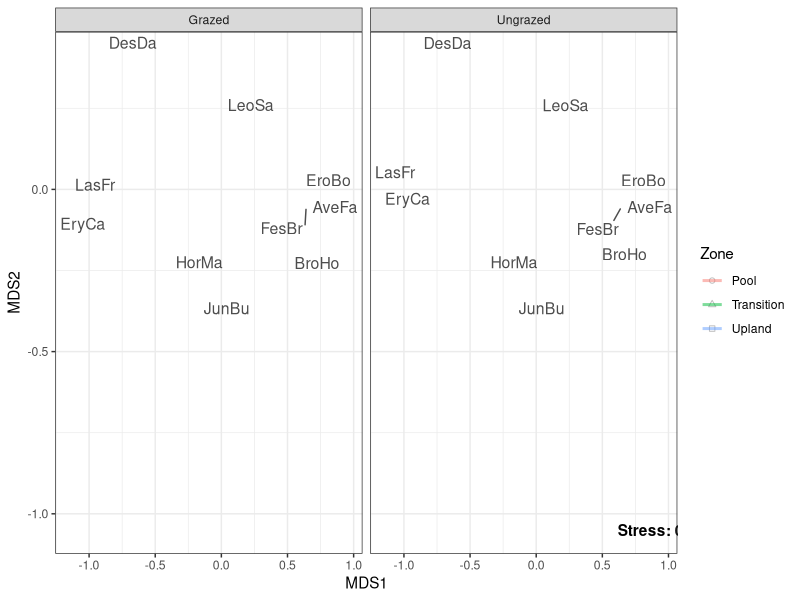
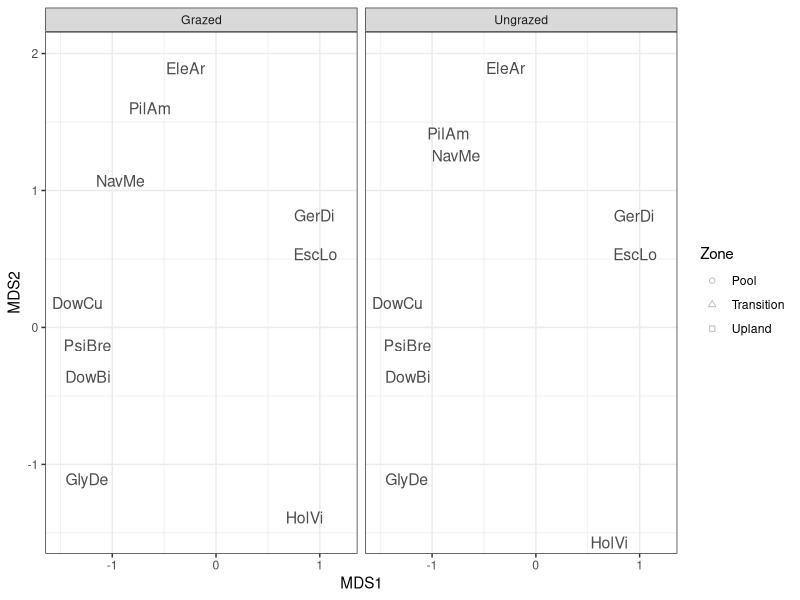
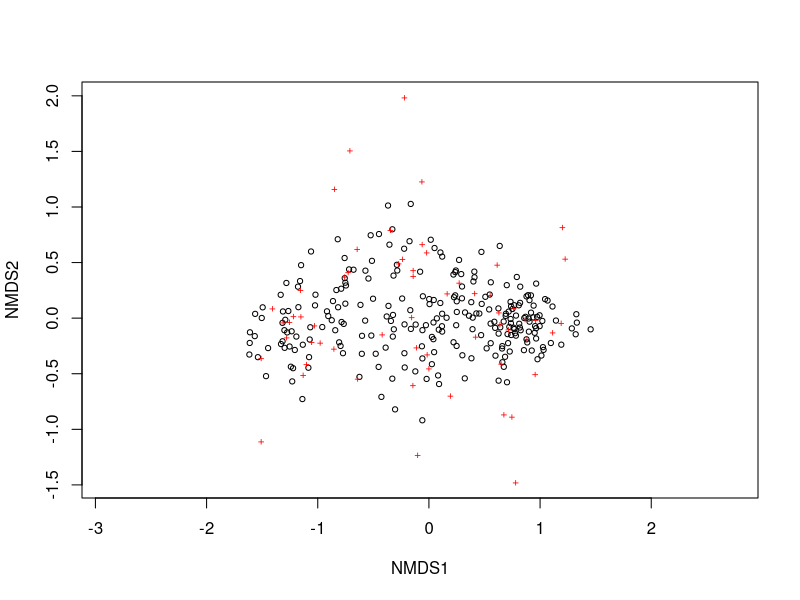
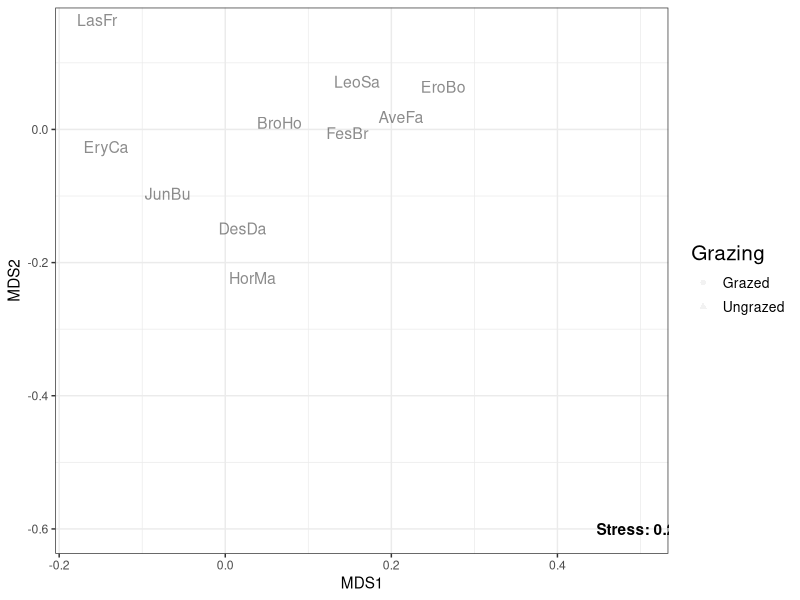
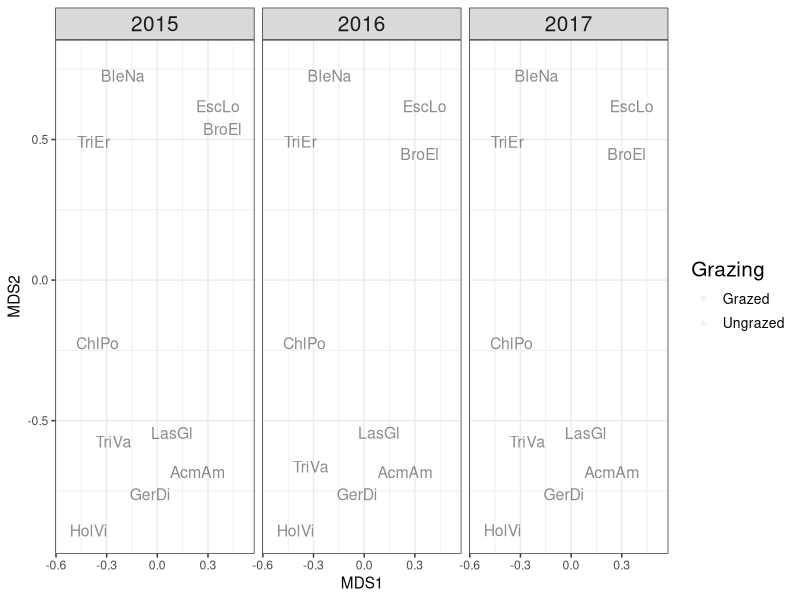
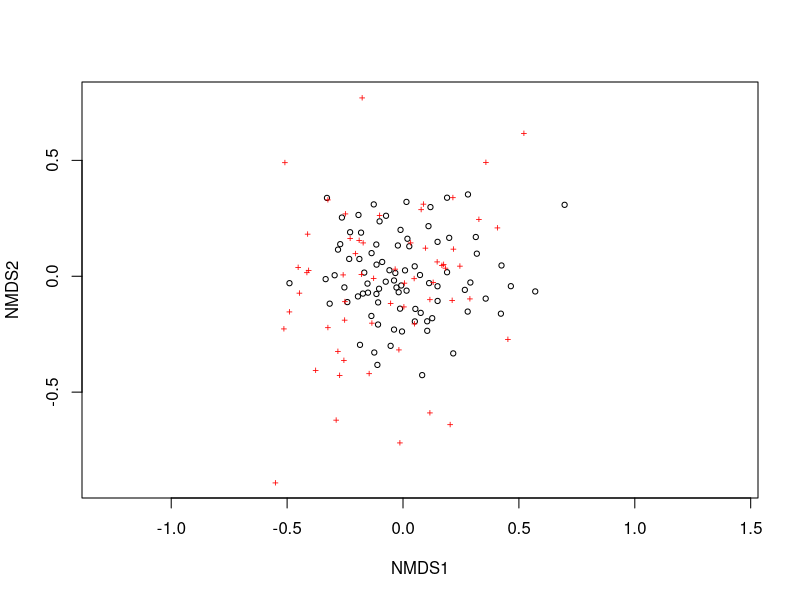

The R script that drew these images, in order:
## ---- chunk 1
# Loading packages
library("ggplot2")
install.packages("vegan")
library('vegan')
library('dplyr')
install.packages("tidyr"); library("tidyr")
install.packages('ggrepel'); library('ggrepel')
# Setting working directory
setwd("C:/Users/Julia Michaels/Google Drive/Dissertation Chapter 1/Paper 1 draft 6-14-2018/Analyses/")

# load data
data<-read.csv("Vernal_data_final.csv", stringsAsFactors=FALSE)
data$Year<-as.factor(data$Year)

# Remove bare ground
data <- data %>%
  dplyr::select(-(BarGr))

#calculate total cover
total_cover<-data %>%
  dplyr::select(-(Site.ID:Year))%>%
  summarise_all(funs(sum))

total_cover<-gather(total_cover, "Species", "Cover")
total_cover<-as.data.frame(total_cover)




# Group by zone
by.zone <- data %>% 
  group_by(Site.ID, Grazing, Year, Zone) %>% 
  summarise_if(is.numeric, mean)

# Group by pool
by.pool <- data %>% 
  group_by(Site.ID, Grazing, Year) %>% 
  summarise_if(is.numeric, mean)
## ---- chunk 2

# What level do we want to plot?
data_adonis = by.zone

# Creating a new variable of both zone and grazing
data_adonis$GrazingZone = paste(data_adonis$Grazing, data_adonis$Zone)

# Runs NMDS with 2 dimensions
nmds_run = metaMDS(data_adonis[,6:(ncol(data_adonis) - 1)],
               try = 50,
               trymax = 100,
               trace = FALSE,
               distance = "bray",
               wascores = TRUE
               )

# Sets the group variable to factor
data_adonis$group = as.factor(data_adonis$GrazingZone)

# Adds group column to dataframe of NMDS points
NMDS = bind_cols(data.frame(nmds_run$points), group = as.factor(c(data_adonis$group)))

# Calculates the midpoint of each group
NMDS.mean=aggregate(NMDS[,1:2], list(group=NMDS$group),mean)

# Calculating the shape of the ellipses
veganCovEllipse<-function (cov, center = c(0, 0), scale = 1, npoints = 100){
    theta <- (0:npoints) * 2 * pi/npoints
    Circle <- cbind(cos(theta), sin(theta))
    t(center + scale * t(Circle %*% chol(cov)))
}

# Creating blank dataframe to store ellipses
df_ell <- data.frame()
for(g in levels(NMDS$group)){
  df_ell <- rbind(df_ell, cbind(as.data.frame(with(NMDS[NMDS$group==g,],
                  veganCovEllipse(cov.wt(cbind(MDS1,MDS2),
                                          wt=rep(1/length(MDS1),length(MDS1)))$cov,
                                  center=c(mean(MDS1),mean(MDS2)))))
                  ,group=g))
}

# Adding other details for facetting
NMDS = right_join(NMDS, bind_cols(group = as.character(as.numeric(data_adonis$group)), data_adonis[,2:4]),
                      by = "group")

NMDS.mean = inner_join(NMDS.mean, bind_cols(group = as.character(as.numeric(data_adonis$group)), data_adonis[,2:4]),
                      by = "group")
NMDS.mean = NMDS.mean[!duplicated(NMDS.mean[,2:5]),]

df_ell = right_join(df_ell, bind_cols(group = as.character(as.numeric(data_adonis$group)), data_adonis[,2:4]),
                      by = "group")
## ---- chunk 3
for_scores <-  data_adonis[,6:(ncol(data_adonis) - 2)]
for_scores <- for_scores[,colSums(for_scores) / nrow(for_scores) > 2]

NMDS.spec = data.frame(nmds_run$species)
NMDS.spec$spec = rownames(NMDS.spec)
NMDS.spec$dist = apply(NMDS.spec[,1:2], 1, function(x) as.numeric(sqrt(sum(x^2))))
NMDS.spec$rank = rank(-NMDS.spec$dist)
NMDS.spec$cover=rank(-total_cover$Cover)


# Dataframe of species scores
NMDS.spec
## ---- chunk 4
# How many species to keep?
maxcover = 10
maxrank=10

# Producing figure

dominants1<-ggplot(data = NMDS, aes(MDS1, MDS2)) + 
  geom_point(aes(shape = Zone), color="grey") +
  scale_shape(solid = FALSE) + 
  geom_path(data = df_ell, aes(x=MDS1, y=MDS2, group = Zone, color=Zone), size=1, linetype=1, alpha = .5) +
  geom_text(data = NMDS.mean, aes(label = NMDS.mean$Zone, fontface="bold")) + 
  facet_wrap(~Grazing) +
  #geom_segment(data = NMDS.spec[NMDS.spec$rank <= maxrank,], 
  #             aes(x = 0, y = 0, xend = MDS1, yend = MDS2),
  #                arrow = arrow(length = unit(0.03, "npc"))) + 
  geom_text_repel(data = NMDS.spec[NMDS.spec$cover <= maxcover,], 
               aes(x = MDS1, y = MDS2, label = spec), size=4, alpha=0.7) +
  theme_bw()+ 
  geom_text(data = data.frame(MDS1 = .95, MDS2 = -1.05, Grazing = "Ungrazed"), 
            aes(label = paste("Stress:", round(nmds_run$stress, 2))),
            fontface = "bold")

dominants1

## ---- chunk 5
distance1<-ggplot(data = NMDS, aes(MDS1, MDS2)) + 
  geom_point(aes(shape = Zone), color="grey") +
  scale_shape(solid = FALSE) + 
  geom_path(data = df_ell, aes(x=MDS1, y=MDS2, group = Zone), size=1, linetype=1, alpha = .5) +
  geom_text(data = NMDS.mean, aes(label = NMDS.mean$Zone, fontface="bold"), color="#0066CC") + 
  facet_wrap(~Grazing) +
  #geom_segment(data = NMDS.spec[NMDS.spec$rank <= maxrank,], 
  #             aes(x = 0, y = 0, xend = MDS1, yend = MDS2),
  #                arrow = arrow(length = unit(0.03, "npc"))) + 
  geom_text_repel(data = NMDS.spec[NMDS.spec$rank <= maxrank,], 
  aes(x = MDS1, y = MDS2, label = spec), size=4, alpha=0.7) +
  theme_bw()

distance1
  
  
  
## ---- chunk 6
plot(nmds_run)
## ---- chunk 7

library("testthat")

data_adonis = by.pool

nmds_run = metaMDS(data_adonis[,5:ncol(data_adonis)],
               try = 50,
               trymax = 100,
               trace = FALSE,
               distance = "bray",
               binary = TRUE,
               wascores = TRUE
               )

data_adonis$group = as.factor(paste(data_adonis$Grazing))
NMDS = bind_cols(data.frame(nmds_run$points), group = as.factor(c(data_adonis$group)))
NMDS.mean=aggregate(NMDS[,1:2], list(group=NMDS$group),mean)

# Calculating the shape of the ellipses
veganCovEllipse<-function (cov, center = c(0, 0), scale = 1, npoints = 100){
    theta <- (0:npoints) * 2 * pi/npoints
    Circle <- cbind(cos(theta), sin(theta))
    t(center + scale * t(Circle %*% chol(cov)))
}

df_ell <- data.frame()
for(g in levels(NMDS$group)){
  df_ell <- rbind(df_ell, cbind(as.data.frame(with(NMDS[NMDS$group==g,],
                  veganCovEllipse(cov.wt(cbind(MDS1,MDS2),
                                          wt=rep(1/length(MDS1),length(MDS1)))$cov,
                                  center=c(mean(MDS1),mean(MDS2)))))
                  ,group=g))
}

# Adding other details for facetting
NMDS = right_join(NMDS, bind_cols(group = as.character(as.numeric(data_adonis$group)), data_adonis[,2:3]),
                      by = "group")

NMDS.mean = right_join(NMDS.mean, bind_cols(group = as.character(as.numeric(data_adonis$group)), data_adonis[,2:3]),
                      by = "group")

NMDS.mean = NMDS.mean[!duplicated(NMDS.mean[,2:5]),]

NMDS.mean = NMDS.mean[order(NMDS.mean$Year),]

df_ell = right_join(df_ell, bind_cols(group = as.character(as.numeric(data_adonis$group)), data_adonis[,2:3]),
                      by = "group")
## ---- chunk 8
for_scores <-  data_adonis[,5:ncol(data_adonis) - 1]
for_scores <- for_scores[,colSums(for_scores) / nrow(for_scores) > 5]
NMDS.spec = data.frame(nmds_run$species)
NMDS.spec$spec = rownames(NMDS.spec)
NMDS.spec$dist = apply(NMDS.spec[,1:2], 1, function(x) as.numeric(sqrt(sum(x^2))))
NMDS.spec$rank = rank(-NMDS.spec$dist)
NMDS.spec$cover=rank(-total_cover$Cover)
NMDS.spec
## ---- chunk 9
# How many species to plot?
maxcover = 10
maxrank= 10

# Producing figure
dominants2<-ggplot(data = NMDS, aes(MDS1, MDS2)) + 
  geom_point(alpha=0.05, aes(shape = Grazing)) +
  scale_shape(solid = TRUE) + 
  geom_path(data = df_ell, aes(x=MDS1, y=MDS2, group = Grazing), size=1, linetype=1) +
  geom_text(data = NMDS.mean, aes(label = NMDS.mean$Grazing, fontface="bold")) +
  theme_bw() +
  #xlim(-2, 2)+
  #ylim(-.6,.5)+
  theme(strip.text = element_text(size=15), legend.title = element_text(size=15), legend.text = element_text(size=10))+
  # facet_wrap(~Year) +
  #geom_segment(data = NMDS.spec[NMDS.spec$rank <= maxrank,], 
  #             aes(x = 0, y = 0, xend = MDS1, yend = MDS2),
  #                arrow = arrow(length = unit(0.03, "npc"))) + 
  geom_text_repel(data = NMDS.spec[NMDS.spec$cover <= maxcover,], 
               aes(x = MDS1, y = MDS2, label = spec), size=4, alpha=0.45)+
    geom_text(data = data.frame(MDS1 = 0.5, MDS2 = -0.6, Year = 2017), 
            aes(label = paste("Stress:", round(nmds_run$stress, 2))),
            fontface = "bold")
dominants2
## ---- chunk 10
distance2<-ggplot(data = NMDS, aes(MDS1, MDS2)) + 
  geom_point(alpha=0.05, aes(shape = Grazing)) +
  scale_shape(solid = TRUE) + 
  geom_path(data = df_ell, aes(x=MDS1, y=MDS2, group = Grazing), size=1, linetype=1) +
  geom_text(data = NMDS.mean, aes(label = NMDS.mean$Grazing, fontface="bold"),color="#0066CC") +
  theme_bw() +
  #xlim(-2, 2)+
  #ylim(-.6,.5)+
  theme(strip.text = element_text(size=15), legend.title = element_text(size=15), legend.text = element_text(size=10))+
  facet_wrap(~Year) +
  #geom_segment(data = NMDS.spec[NMDS.spec$rank <= maxrank,], 
  #             aes(x = 0, y = 0, xend = MDS1, yend = MDS2),
  #                arrow = arrow(length = unit(0.03, "npc"))) + 
  geom_text_repel(data = NMDS.spec[NMDS.spec$rank <= maxrank,], 
               aes(x = MDS1, y = MDS2, label = spec), size=4, alpha=0.45)
distance2
## ---- chunk 11
plot(nmds_run)
